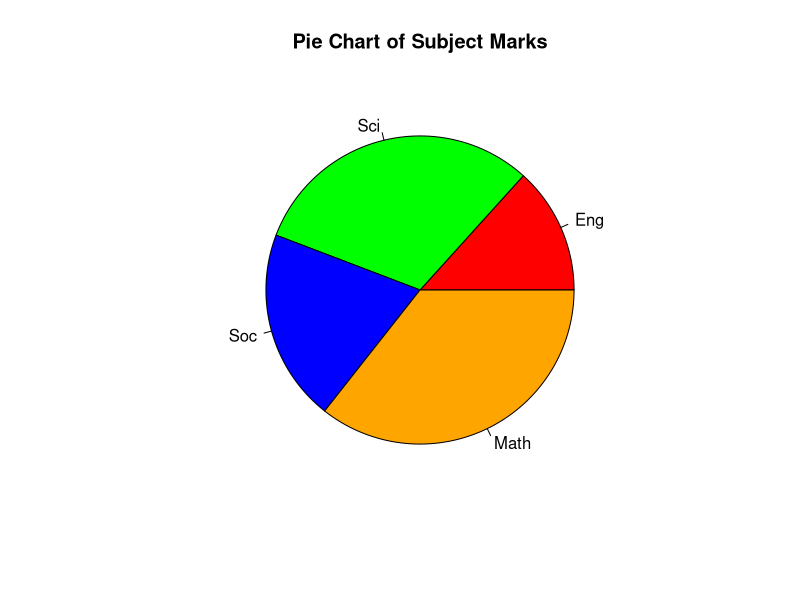

Generate this figure with R:
# R program to create a simple pie chart of four subjects registered, assign the colors to each block and display in anti-clockwise direction.
x = c(31, 72, 47, 83)
labels = c("Eng", "Sci", "Soc", "Math")
colors = c("red", "green", "blue", "orange")
pie(x, labels, main="Pie Chart of Subject Marks", col=colors, clockwise = FALSE)
